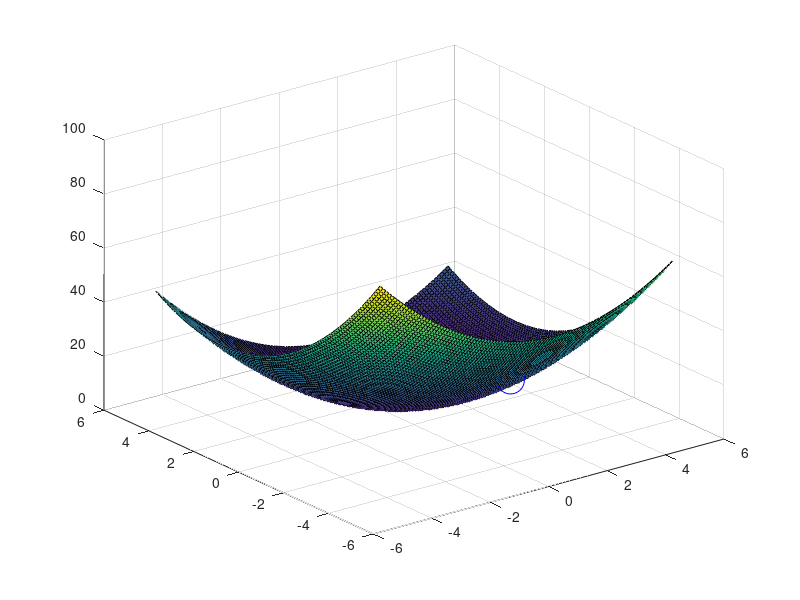

Source code (MATLAB):
x1 = -5:0.1:5;
x2 = -5:0.1:5;

[X1,X2] = meshgrid(x1, x2);
J = (X1 - 1).^2 + (X2 - 2).^2;
surf(X1, X2, J);

H = 2*eye(2);
f = [-2; -4];
x = quadprog(H,f);

hold on;
plot3(1, 2, 0, 'o','Color','b', 'MarkerSize', 20);

A = [1 0; -1 0; 0 1; 0 -1];
b = [5; 5; -3; 5];
x = quadprog(H,f,A,b);
plot3(x(1,1), x(2,1), (x(1,1) - 1)^2 + (x(2,1) - 2).^2, 'o','Color','b', 'MarkerSize', 20);